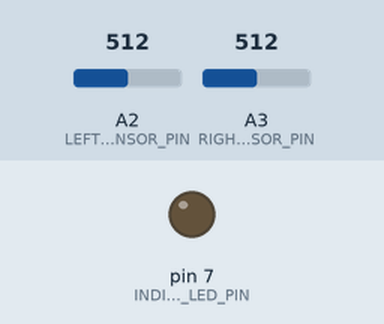
A sketch run on a simulated Arduino Uno, built with avr-gcc and run on an emulated ATmega328P. Shown: output pins drawn as LEDs (lit = HIGH). The test bench sets the inputs (shaded band); at power-on: A2 (LEFT_SENSOR_PIN) = 512, A3 (RIGHT_SENSOR_PIN) = 512.

Above: at 1.2 s.
1.3 s: A2 (LEFT_SENSOR_PIN) set to 207
2.8 s: A2 (LEFT_SENSOR_PIN) set to 187
At 3.4 s:
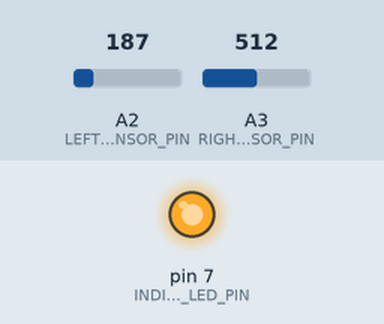
4.3 s: A2 (LEFT_SENSOR_PIN) set to 210
At 5.5 s:
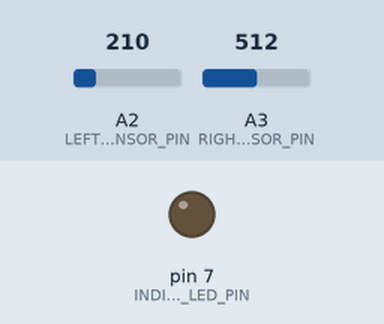
5.8 s: A2 (LEFT_SENSOR_PIN) set to 190
At 6.9 s:
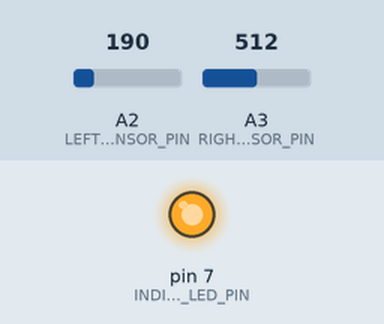
Timing chart, 0 to 8.3 s (numbered marks = the images above; inputs shaded):
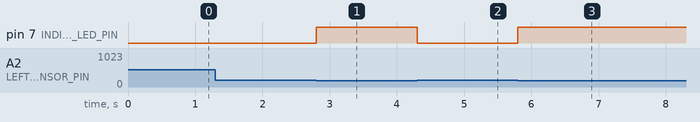

The sketch:

sensor_test.ino
```cpp
#define LEFT_SENSOR_PIN 2
#define RIGHT_SENSOR_PIN 3
#define INDICATOR_LED_PIN 7

#define BLACK_THRESHOLD 200

void setup() {
  pinMode(LEFT_SENSOR_PIN, INPUT);
  pinMode(RIGHT_SENSOR_PIN, INPUT);
  pinMode(INDICATOR_LED_PIN, OUTPUT);
}

void loop() {
  int leftSensorValue = analogRead(LEFT_SENSOR_PIN);
  int rightSensorValue = analogRead(RIGHT_SENSOR_PIN);

  // Check Postion
  if (leftSensorValue < BLACK_THRESHOLD || rightSensorValue < BLACK_THRESHOLD) {
    digitalWrite(INDICATOR_LED_PIN, HIGH);
  } else {
    digitalWrite(INDICATOR_LED_PIN, LOW);
  }
}
```

Measured:
- the behaviour switches between 200 and 199 on A2 (LEFT_SENSOR_PIN) (found by bisection; images 0 and 1)
- after the input at 1.3 s, every drawn part: stays the same
- after the input at 2.8 s, pin 7 (INDICATOR_LED_PIN): LOW → HIGH at once
- after the input at 4.3 s, pin 7 (INDICATOR_LED_PIN): HIGH → LOW at once
- after the input at 5.8 s, pin 7 (INDICATOR_LED_PIN): LOW → HIGH at once
